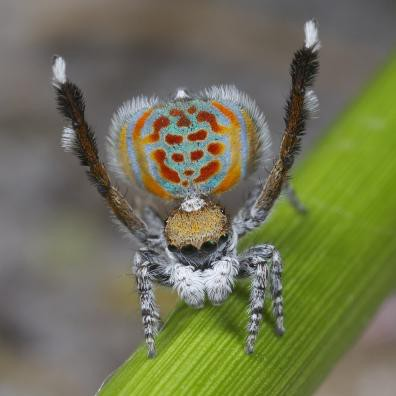
#> input picture TP4 - Diplomatura/imagenes/spider.jpeg, 396 x 396 px, found by its file name
$ python TP4_Ejer2.py
#> lines starting #> are read from the running program, lines starting #| are printed output that depends on the picture
### TP4 - Diplomatura/Personal/funciones.py
import numpy as np
import matplotlib.pyplot as plt
import cv2 as cv

#-----------------------------------------------------
# Devuelve imagen en dos colores, negro y blanco.
# Imagen: gris en 1 canal
# umbral
#-----------------------------------------------------
# [38 lines left out: functions bn, binaria_invertida, bn_gris_3_canales, histograma_datos, not called in this run]

#-----------------------------------------------------
# Devuelve matriz con la cantidad de pixeles por valor
# entre 0 y 255
# Imagen: 3 canales
# canal: canal del cual obtener valores
#-----------------------------------------------------

def valoresPixeles(imagen, canal):
    valores = np.array([0 for i in range(256)])
    for i in range(len(imagen)):
        for j in range(len(imagen[0])):
            valores[imagen[i, j][canal]] += 1
    return valores

#-----------------------------------------------------
# Genera el histograma de un canal de una imagen
# imagen
# canal: canal sobre el que se hará el histograma
# Blue: 0, Green: 1, Red: 2
#-----------------------------------------------------
def histograma(imagen, canal):
    try:
        plt.plot(valoresPixeles(imagen, canal), color= 'black')
        plt.show()
    except:
        print("ERROR: no hay imagen.")


########################################################################

#-----------------------------------------------------
# Devuelve una imagen en grises con 3 valores por pixel.
# imagen
#-----------------------------------------------------
# [124 lines left out: functions luma_tres_valores, luma, promedio, desaturar, convolucionar, flip and 1 more, not called in this run]

### TP4 - Diplomatura/TP4_Ejer2.py
# 2. Diseñar una función que genere el histograma de un solo color, el que se elija, dada una
# imagen color pasada como argumento.

import cv2 as cv
import numpy as np
from Personal.funciones import histograma

imagen = cv.imread('imagenes\\spider.jpeg')
#> imagen is the input picture: shape (396, 396, 3); mean B, G, R 83.9, 115, 112.4

histograma(imagen, 0)
#> after the loop in valoresPixeles, `for i in range(len(imagen)):`: valores = 256 values, max 2670 at index 96, min 2 at index 251, mean 612.6
#> in histograma, `plt.show()`:
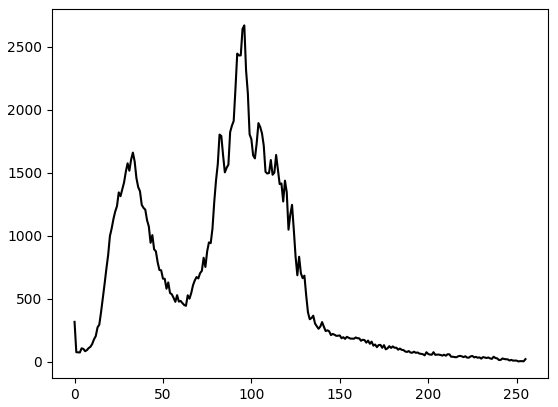
#> figure drawn by matplotlib, 1 panel; curve peaks at x = 96, y = 2670
histograma(imagen, 1)
#> call 2 of histograma, with canal = 1
#> in histograma (call 2), `plt.show()`:
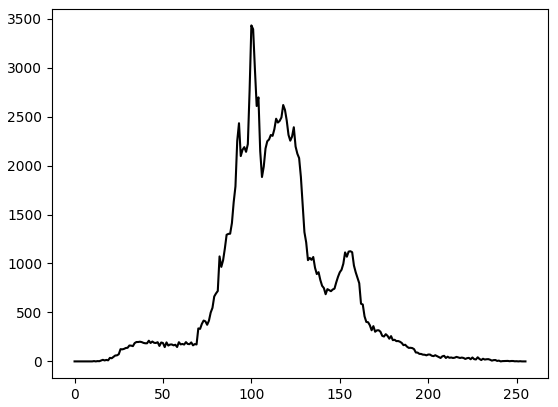
#> figure drawn by matplotlib, 1 panel; curve peaks at x = 100, y = 3431
histograma(imagen, 2)
#> call 3 of histograma, with canal = 2
#> in histograma (call 3), `plt.show()`:
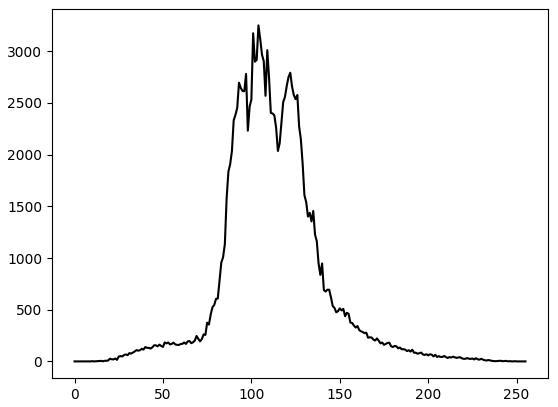
#> figure drawn by matplotlib, 1 panel; curve peaks at x = 104, y = 3250
